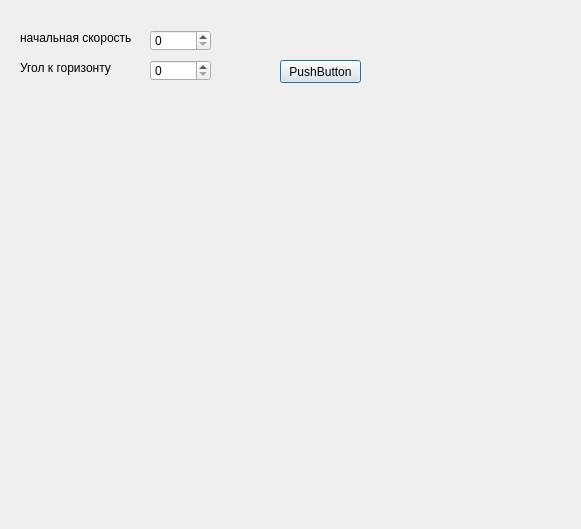
<?xml version="1.0" encoding="UTF-8"?>
<ui version="4.0">
 <class>Dialog</class>
 <widget class="QDialog" name="Dialog">
  <property name="geometry">
   <rect>
    <x>0</x>
    <y>0</y>
    <width>581</width>
    <height>529</height>
   </rect>
  </property>
  <property name="windowTitle">
   <string>Dialog</string>
  </property>
  <widget class="QSpinBox" name="spinBox_1">
   <property name="geometry">
    <rect>
     <x>150</x>
     <y>30</y>
     <width>61</width>
     <height>21</height>
    </rect>
   </property>
  </widget>
  <widget class="QSpinBox" name="spinBox_2">
   <property name="geometry">
    <rect>
     <x>150</x>
     <y>60</y>
     <width>61</width>
     <height>21</height>
    </rect>
   </property>
   <property name="maximum">
    <number>90</number>
   </property>
  </widget>
  <widget class="QLabel" name="label">
   <property name="geometry">
    <rect>
     <x>20</x>
     <y>30</y>
     <width>111</width>
     <height>16</height>
    </rect>
   </property>
   <property name="text">
    <string>начальная скорость</string>
   </property>
  </widget>
  <widget class="QLabel" name="label_2">
   <property name="geometry">
    <rect>
     <x>20</x>
     <y>60</y>
     <width>101</width>
     <height>16</height>
    </rect>
   </property>
   <property name="text">
    <string>Угол к горизонту</string>
   </property>
  </widget>
  <widget class="QPushButton" name="pushButton_1">
   <property name="geometry">
    <rect>
     <x>280</x>
     <y>60</y>
     <width>81</width>
     <height>23</height>
    </rect>
   </property>
   <property name="text">
    <string>PushButton</string>
   </property>
  </widget>
 </widget>
 <resources/>
 <connections/>
</ui>
